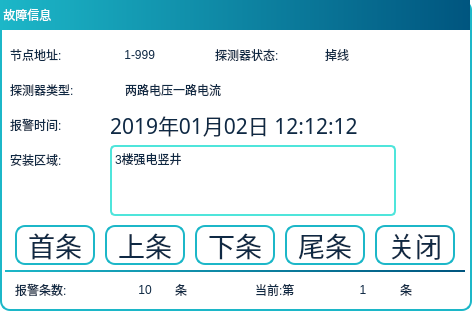
<?xml version="1.0" encoding="UTF-8"?>
<ui version="4.0">
 <class>StateInfoFP</class>
 <widget class="QDialog" name="StateInfoFP">
  <property name="geometry">
   <rect>
    <x>0</x>
    <y>0</y>
    <width>472</width>
    <height>311</height>
   </rect>
  </property>
  <property name="windowTitle">
   <string>Dialog</string>
  </property>
  <property name="styleSheet">
   <string notr="true">QDialog{
border:2px solid rgb(28, 183, 200);
border-radius:10px;
background-color: rgb(255, 255, 255);
}
QLCDNumber{
font: 14pt &quot;文泉驿等宽微米黑&quot;;
color: rgb(80, 175, 185);
border:2px solid white;
border-color: rgb(79, 229, 219);
border-radius:8px;
}
QToolButton{
font: 20pt &quot;文泉驿等宽微米黑&quot;;
color:rgb(15, 41, 68);
border:2px solid rgb(28, 183, 200);
border-radius:10px;
background-color: rgb(255, 255, 255);
}
QToolButton:disabled{
font: 20pt &quot;文泉驿等宽微米黑&quot;;
color: rgb(180, 180, 180);
border:2px solid rgb(180, 180, 180);
border-radius:10px;
}
QLabel{
font: 18pt &quot;文泉驿等宽微米黑&quot;;
color:rgb(15, 41, 68);
}
QLabel#lbArea{
font: 18pt &quot;文泉驿等宽微米黑&quot;;
border:2px solid rgb(79, 229, 219);
border-radius:5px;
}</string>
  </property>
  <widget class="QLabel" name="lbType">
   <property name="geometry">
    <rect>
     <x>125</x>
     <y>75</y>
     <width>141</width>
     <height>30</height>
    </rect>
   </property>
   <property name="text">
    <string>两路电压一路电流</string>
   </property>
  </widget>
  <widget class="QLabel" name="lbNodeAddr">
   <property name="geometry">
    <rect>
     <x>105</x>
     <y>40</y>
     <width>50</width>
     <height>30</height>
    </rect>
   </property>
   <property name="text">
    <string>1-999</string>
   </property>
   <property name="alignment">
    <set>Qt::AlignRight|Qt::AlignTrailing|Qt::AlignVCenter</set>
   </property>
  </widget>
  <widget class="QLabel" name="lbArea">
   <property name="geometry">
    <rect>
     <x>110</x>
     <y>145</y>
     <width>286</width>
     <height>71</height>
    </rect>
   </property>
   <property name="styleSheet">
    <string notr="true"/>
   </property>
   <property name="text">
    <string>3楼强电竖井</string>
   </property>
   <property name="alignment">
    <set>Qt::AlignLeading|Qt::AlignLeft|Qt::AlignTop</set>
   </property>
   <property name="wordWrap">
    <bool>true</bool>
   </property>
  </widget>
  <widget class="QLabel" name="lbTime">
   <property name="geometry">
    <rect>
     <x>110</x>
     <y>110</y>
     <width>286</width>
     <height>30</height>
    </rect>
   </property>
   <property name="font">
    <font>
     <family>文泉驿等宽微米黑</family>
     <pointsize>16</pointsize>
     <weight>50</weight>
     <italic>false</italic>
     <bold>false</bold>
    </font>
   </property>
   <property name="styleSheet">
    <string notr="true">font: 16pt &quot;文泉驿等宽微米黑&quot;;</string>
   </property>
   <property name="text">
    <string>2019年01月02日 12:12:12</string>
   </property>
  </widget>
  <widget class="QToolButton" name="tBtnLastItem">
   <property name="geometry">
    <rect>
     <x>105</x>
     <y>225</y>
     <width>80</width>
     <height>40</height>
    </rect>
   </property>
   <property name="font">
    <font>
     <family>文泉驿等宽微米黑</family>
     <pointsize>20</pointsize>
     <weight>50</weight>
     <italic>false</italic>
     <bold>false</bold>
    </font>
   </property>
   <property name="focusPolicy">
    <enum>Qt::NoFocus</enum>
   </property>
   <property name="text">
    <string>上条</string>
   </property>
   <property name="icon">
    <iconset resource="../image.qrc">
     <normaloff>:/Image/arrow-up.png</normaloff>:/Image/arrow-up.png</iconset>
   </property>
   <property name="iconSize">
    <size>
     <width>27</width>
     <height>27</height>
    </size>
   </property>
   <property name="toolButtonStyle">
    <enum>Qt::ToolButtonTextBesideIcon</enum>
   </property>
  </widget>
  <widget class="QLabel" name="lbIndex">
   <property name="geometry">
    <rect>
     <x>340</x>
     <y>275</y>
     <width>46</width>
     <height>30</height>
    </rect>
   </property>
   <property name="text">
    <string>1</string>
   </property>
   <property name="alignment">
    <set>Qt::AlignCenter</set>
   </property>
  </widget>
  <widget class="QToolButton" name="tBtnHeadItem">
   <property name="geometry">
    <rect>
     <x>15</x>
     <y>225</y>
     <width>80</width>
     <height>40</height>
    </rect>
   </property>
   <property name="font">
    <font>
     <family>文泉驿等宽微米黑</family>
     <pointsize>20</pointsize>
     <weight>50</weight>
     <italic>false</italic>
     <bold>false</bold>
    </font>
   </property>
   <property name="focusPolicy">
    <enum>Qt::NoFocus</enum>
   </property>
   <property name="text">
    <string>首条</string>
   </property>
   <property name="icon">
    <iconset resource="../image.qrc">
     <normaloff>:/Image/headPage.png</normaloff>:/Image/headPage.png</iconset>
   </property>
   <property name="iconSize">
    <size>
     <width>23</width>
     <height>23</height>
    </size>
   </property>
   <property name="toolButtonStyle">
    <enum>Qt::ToolButtonTextBesideIcon</enum>
   </property>
  </widget>
  <widget class="QLabel" name="lbNum">
   <property name="geometry">
    <rect>
     <x>125</x>
     <y>275</y>
     <width>40</width>
     <height>30</height>
    </rect>
   </property>
   <property name="text">
    <string>10</string>
   </property>
   <property name="alignment">
    <set>Qt::AlignCenter</set>
   </property>
  </widget>
  <widget class="QLabel" name="label_20">
   <property name="geometry">
    <rect>
     <x>5</x>
     <y>270</y>
     <width>460</width>
     <height>2</height>
    </rect>
   </property>
   <property name="styleSheet">
    <string notr="true">font: 16pt &quot;文泉驿等宽微米黑&quot;;
background-color: qlineargradient(spread:reflect, x1:0, y1:0, x2:1, y2:0, stop:0 rgba(28, 183, 200, 255), stop:1 rgba(0, 85, 127, 255));</string>
   </property>
   <property name="text">
    <string/>
   </property>
  </widget>
  <widget class="QToolButton" name="tBtnTailItem">
   <property name="geometry">
    <rect>
     <x>285</x>
     <y>225</y>
     <width>80</width>
     <height>40</height>
    </rect>
   </property>
   <property name="font">
    <font>
     <family>文泉驿等宽微米黑</family>
     <pointsize>20</pointsize>
     <weight>50</weight>
     <italic>false</italic>
     <bold>false</bold>
    </font>
   </property>
   <property name="focusPolicy">
    <enum>Qt::NoFocus</enum>
   </property>
   <property name="text">
    <string>尾条</string>
   </property>
   <property name="icon">
    <iconset resource="../image.qrc">
     <normaloff>:/Image/tailPage.png</normaloff>:/Image/tailPage.png</iconset>
   </property>
   <property name="iconSize">
    <size>
     <width>23</width>
     <height>23</height>
    </size>
   </property>
   <property name="toolButtonStyle">
    <enum>Qt::ToolButtonTextBesideIcon</enum>
   </property>
  </widget>
  <widget class="QLabel" name="label_9">
   <property name="geometry">
    <rect>
     <x>255</x>
     <y>275</y>
     <width>70</width>
     <height>30</height>
    </rect>
   </property>
   <property name="text">
    <string>当前:第</string>
   </property>
  </widget>
  <widget class="QToolButton" name="tBtnNestItem">
   <property name="enabled">
    <bool>true</bool>
   </property>
   <property name="geometry">
    <rect>
     <x>195</x>
     <y>225</y>
     <width>80</width>
     <height>40</height>
    </rect>
   </property>
   <property name="font">
    <font>
     <family>文泉驿等宽微米黑</family>
     <pointsize>20</pointsize>
     <weight>50</weight>
     <italic>false</italic>
     <bold>false</bold>
    </font>
   </property>
   <property name="focusPolicy">
    <enum>Qt::NoFocus</enum>
   </property>
   <property name="text">
    <string>下条</string>
   </property>
   <property name="icon">
    <iconset resource="../image.qrc">
     <normaloff>:/Image/arrow-down.png</normaloff>:/Image/arrow-down.png</iconset>
   </property>
   <property name="iconSize">
    <size>
     <width>27</width>
     <height>27</height>
    </size>
   </property>
   <property name="toolButtonStyle">
    <enum>Qt::ToolButtonTextBesideIcon</enum>
   </property>
  </widget>
  <widget class="QLabel" name="label_8">
   <property name="geometry">
    <rect>
     <x>400</x>
     <y>275</y>
     <width>20</width>
     <height>30</height>
    </rect>
   </property>
   <property name="text">
    <string>条</string>
   </property>
  </widget>
  <widget class="QLabel" name="label">
   <property name="geometry">
    <rect>
     <x>15</x>
     <y>275</y>
     <width>100</width>
     <height>30</height>
    </rect>
   </property>
   <property name="text">
    <string>报警条数:</string>
   </property>
  </widget>
  <widget class="QLabel" name="label_4">
   <property name="geometry">
    <rect>
     <x>215</x>
     <y>40</y>
     <width>100</width>
     <height>30</height>
    </rect>
   </property>
   <property name="text">
    <string>探测器状态:</string>
   </property>
  </widget>
  <widget class="QLabel" name="label_6">
   <property name="geometry">
    <rect>
     <x>10</x>
     <y>110</y>
     <width>100</width>
     <height>30</height>
    </rect>
   </property>
   <property name="text">
    <string>报警时间:</string>
   </property>
  </widget>
  <widget class="QToolButton" name="tBtnBack">
   <property name="enabled">
    <bool>true</bool>
   </property>
   <property name="geometry">
    <rect>
     <x>375</x>
     <y>225</y>
     <width>80</width>
     <height>40</height>
    </rect>
   </property>
   <property name="font">
    <font>
     <family>文泉驿等宽微米黑</family>
     <pointsize>20</pointsize>
     <weight>50</weight>
     <italic>false</italic>
     <bold>false</bold>
    </font>
   </property>
   <property name="focusPolicy">
    <enum>Qt::NoFocus</enum>
   </property>
   <property name="text">
    <string>关闭</string>
   </property>
   <property name="icon">
    <iconset resource="../image.qrc">
     <normaloff>:/Image/back.png</normaloff>:/Image/back.png</iconset>
   </property>
   <property name="iconSize">
    <size>
     <width>25</width>
     <height>25</height>
    </size>
   </property>
   <property name="toolButtonStyle">
    <enum>Qt::ToolButtonTextBesideIcon</enum>
   </property>
  </widget>
  <widget class="QLabel" name="label_11">
   <property name="geometry">
    <rect>
     <x>10</x>
     <y>75</y>
     <width>100</width>
     <height>30</height>
    </rect>
   </property>
   <property name="text">
    <string>探测器类型:</string>
   </property>
  </widget>
  <widget class="QLabel" name="label_5">
   <property name="geometry">
    <rect>
     <x>10</x>
     <y>40</y>
     <width>100</width>
     <height>30</height>
    </rect>
   </property>
   <property name="text">
    <string>节点地址:</string>
   </property>
  </widget>
  <widget class="QLabel" name="lbState">
   <property name="geometry">
    <rect>
     <x>325</x>
     <y>40</y>
     <width>46</width>
     <height>30</height>
    </rect>
   </property>
   <property name="text">
    <string>掉线</string>
   </property>
  </widget>
  <widget class="QLabel" name="label_3">
   <property name="geometry">
    <rect>
     <x>175</x>
     <y>275</y>
     <width>20</width>
     <height>30</height>
    </rect>
   </property>
   <property name="text">
    <string>条</string>
   </property>
  </widget>
  <widget class="QLabel" name="lbTitle">
   <property name="geometry">
    <rect>
     <x>0</x>
     <y>0</y>
     <width>470</width>
     <height>30</height>
    </rect>
   </property>
   <property name="styleSheet">
    <string notr="true">font: 20pt &quot;文泉驿等宽微米黑&quot;;
color: rgb(255, 255, 255);
background-color: qlineargradient(spread:reflect, x1:0, y1:0, x2:1, y2:0, stop:0 rgba(28, 183, 200, 255), stop:1 rgba(0, 85, 127, 255));</string>
   </property>
   <property name="text">
    <string> 故障信息</string>
   </property>
  </widget>
  <widget class="QLabel" name="label_7">
   <property name="geometry">
    <rect>
     <x>10</x>
     <y>145</y>
     <width>100</width>
     <height>30</height>
    </rect>
   </property>
   <property name="text">
    <string>安装区域:</string>
   </property>
  </widget>
 </widget>
 <resources>
  <include location="../image.qrc"/>
 </resources>
 <connections/>
</ui>
